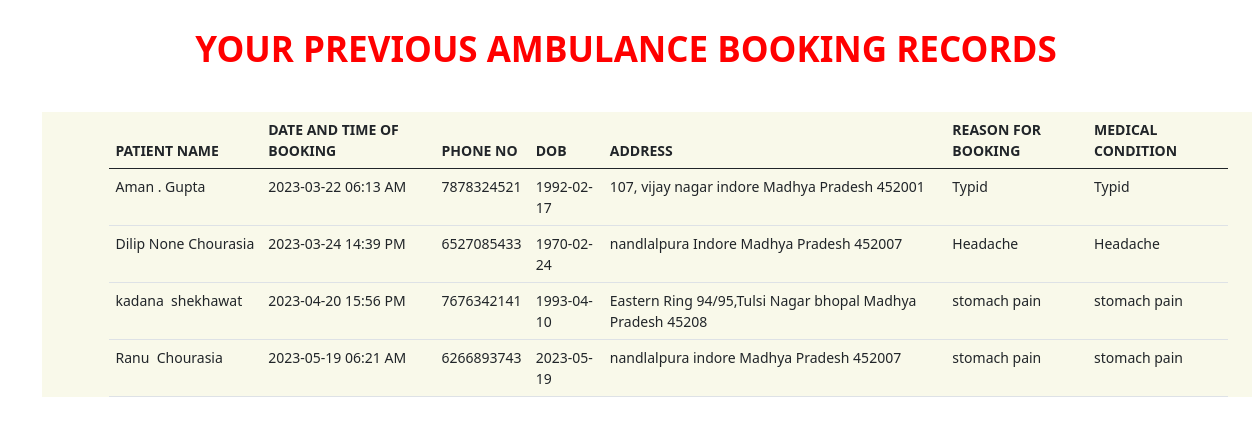
The page /view_hos_booking (signed in) on the database its author committed.
### BookingApp/models.py (models this page shows, shortened)
class hos_patient(models.Model):
    fname=models.CharField(max_length=30,null=False)
    midname=models.CharField(max_length=30,null=True,blank=True)
    lname=models.CharField(max_length=30,null=False)
    dateOfRequest=models.CharField(max_length=10,null=False)
    timeOfRequest=models.CharField(max_length=8,null=False)
    am_pm=models.CharField(max_length=8,null=False)
    email=models.EmailField(max_length=20,primary_key=True)
    phNo=models.IntegerField(max_length=10,null=False)
    Street=models.CharField(max_length=50,null=False)
    City=models.CharField(max_length=50,null=False)
    State=models.CharField(max_length=50,null=False)
    Zip=models.CharField(max_length=30,null=False)
    dob=models.CharField(max_length=30,null=False)
    gender=models.CharField(max_length=15,null=False)
    relation=models.CharField(max_length=30,null=False)
    medical_con=models.CharField(max_length=30,null=False)
    resonForHos=models.CharField(max_length=30,null=False)
    hospital=models.CharField(max_length=50,null=True)
    User_gmail=models.ForeignKey(user, on_delete=models.CASCADE)
    AvHospital_gmail=models.ForeignKey(av_hospital, on_delete=models.CASCADE)

### BookingApp/views.py (the view)
# urls.py: path("view_hos_booking",views.view_hos_booking,name="view_hos_booking"),
def view_hos_booking(request):
    c_gmail = request.session['email']
    view_p = hos_patient.objects.filter(User_gmail=c_gmail).values()
    context = {
        'view_p': view_p,
    }
    return render(request, 'view_hos_booking.html', context)

### template/view_hos_booking.html (shortened to what this page needs)
<!doctype html>
<html lang="en">
<head>
    <link href="https://cdn.jsdelivr.net/npm/bootstrap@5.0.2/dist/css/bootstrap.min.css" rel="stylesheet"
>
    <link rel="stylesheet" type="text/css" href="/static/userPage.css">
</head>
<body>
    <center><h1 class="heading" style="margin:2rem;">YOUR PREVIOUS AMBULANCE BOOKING RECORDS</h1></center>
            <div class="container-fluid" style="background-color:rgba(245, 245, 220, 0.605); margin: 3rem;">
                <div class="container" >
                    <table class="table">
                        <thead>
                            <tr>
                                <th scope="col">PATIENT NAME</th>
                                <th scope="col">DATE AND TIME OF BOOKING</th>
                                <th scope="col">PHONE NO</th>
                                <th scope="col">DOB</th>
                                <th scope="col">ADDRESS</th>
                                <th scope="col">REASON FOR BOOKING</th>
                                <th scope="col">MEDICAL CONDITION</th>
                            </tr>
                        </thead>
                        <tbody>
                            {% for i in view_p %}
                            <tr>
                                <td>{{i.fname}}&nbsp;{{i.midname}}&nbsp;{{i.lname}}</td>
                                <td>{{i.dateOfRequest}}&nbsp;{{i.timeOfRequest}}&nbsp;{{i.am_pm}}</td>
                                <td>{{i.phNo}}</td>
                                <td>{{i.dob}}</td>
                                <td>{{i.Street}}&nbsp;{{i.City}}&nbsp;{{i.State}}&nbsp;{{i.Zip}}
                                </td>
                                <td>{{i.resonForHos}}</td>
                                <td>{{i.medical_con}}</td>
                            </tr>
                            {% endfor %}
                        </tbody>
                    </table>
                </div>
            </div>
</body>
</html>

### static/userPage.css (style rules this page uses)
* { font-size:14px; font-style:'Lucida Grande'; }
.heading { color:red; font-weight: bolder; }

### rows shown on the page
hos_patient: fname "Aman", midname ".", lname "Gupta", dateOfRequest "2023-03-22", timeOfRequest "06:13", am_pm "AM", phNo "7878324521", dob "1992-02-17", Street "107, vijay nagar", City "indore", State "Madhya Pradesh", Zip "452001", resonForHos "Typid", medical_con "Typid"
hos_patient: fname "Dilip", midname "None", lname "Chourasia", dateOfRequest "2023-03-24", timeOfRequest "14:39", am_pm "PM", phNo "6527085433", dob "1970-02-24", Street "nandlalpura", City "Indore", State "Madhya Pradesh", Zip "452007", resonForHos "Headache", medical_con "Headache"
hos_patient: fname "kadana", lname "shekhawat", dateOfRequest "2023-04-20", timeOfRequest "15:56", am_pm "PM", phNo "7676342141", dob "1993-04-10", Street "Eastern Ring 94/95,Tulsi Nagar", City "bhopal", State "Madhya Pradesh", Zip "45208", resonForHos "stomach pain", medical_con "stomach pain"
hos_patient: fname "Ranu", lname "Chourasia", dateOfRequest "2023-05-19", timeOfRequest "06:21", am_pm "AM", phNo "6266893743", dob "2023-05-19", Street "nandlalpura", City "indore", State "Madhya Pradesh", Zip "452007", resonForHos "stomach pain", medical_con "stomach pain"
